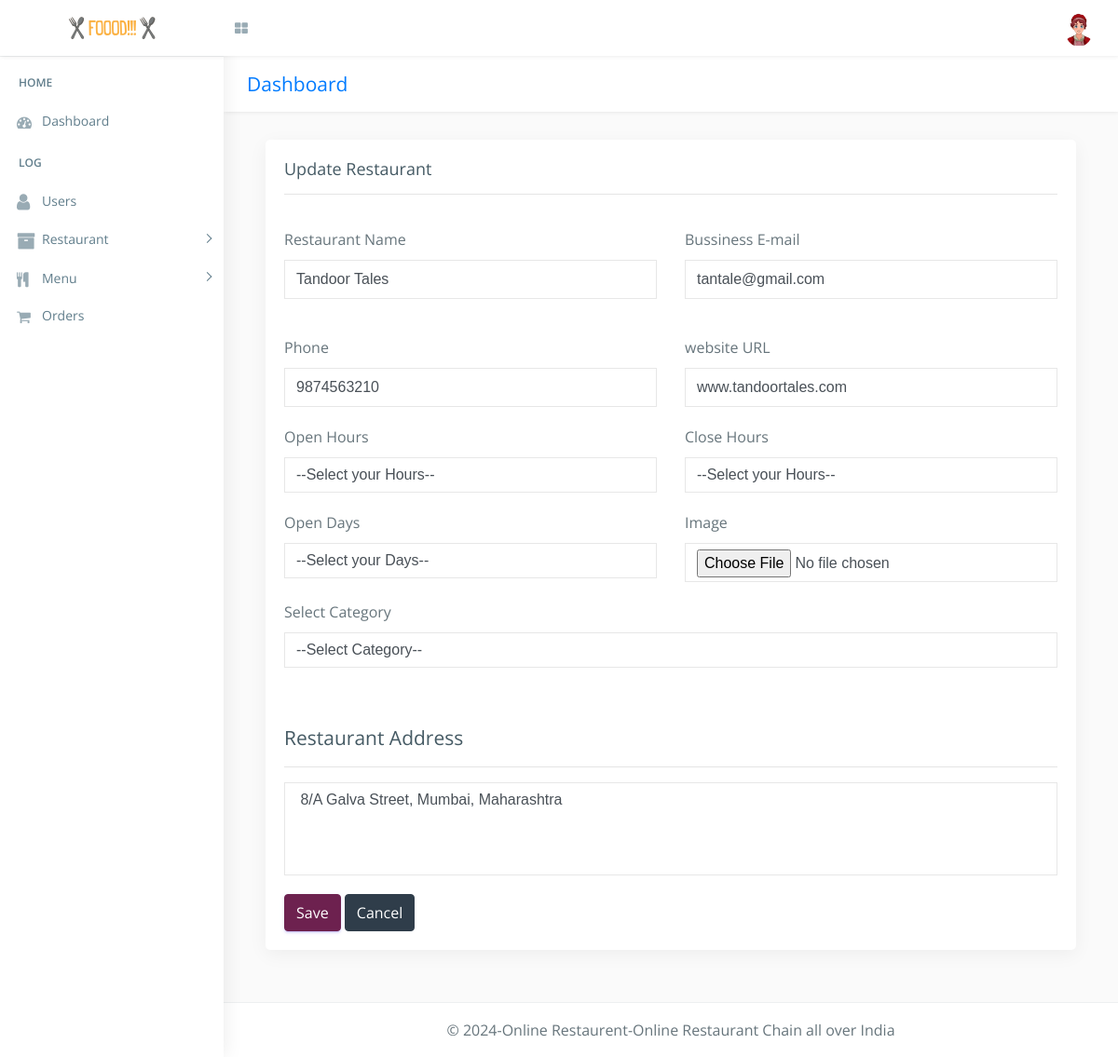
The app's page /admin/update_restaurant.php?res_upd=2 with its own data.
### tables this page shows
CREATE TABLE `restaurant` (
  `rs_id` int NOT NULL,
  `c_id` int NOT NULL,
  `title` varchar(222) NOT NULL,
  `email` varchar(222) NOT NULL,
  `phone` varchar(222) NOT NULL,
  `url` varchar(222) NOT NULL,
  `o_hr` varchar(222) NOT NULL,
  `c_hr` varchar(222) NOT NULL,
  `o_days` varchar(222) NOT NULL,
  `address` text NOT NULL,
  `image` text NOT NULL,
  `date` timestamp NOT NULL DEFAULT CURRENT_TIMESTAMP ON UPDATE CURRENT_TIMESTAMP
);

### admin/update_restaurant.php (the view, shortened to what this page needs)
<!DOCTYPE html>
<html lang="en">
<?php
include("../connection/connect.php");
?>
<head>
    <link href="css/lib/bootstrap/bootstrap.min.css" rel="stylesheet">
    <link href="css/helper.css" rel="stylesheet">
    <link href="css/style.css" rel="stylesheet">
</head>
<body class="fix-header">
    <div id="main-wrapper">
        <div class="header">
            <nav class="navbar top-navbar navbar-expand-md navbar-light">
                <div class="navbar-header">
                    <a class="navbar-brand" href="dashboard.php">
                        <span><img src="images/imgfood_1.png" alt="homepage" class="dark-logo" /></span>
                    </a>
                </div>
                <div class="navbar-collapse">
                    <ul class="navbar-nav mr-auto mt-md-0">
                        <li class="nav-item dropdown mega-dropdown"> <a class="nav-link dropdown-toggle text-muted  "
                                href="#" data-toggle="dropdown" aria-haspopup="true" aria-expanded="false"><i
                                    class="fa fa-th-large"></i></a>
                        </li>
                    </ul>
                    <ul class="navbar-nav my-lg-0">
                        <li class="nav-item dropdown">
                            <a class="nav-link dropdown-toggle text-muted  " href="#" data-toggle="dropdown"
                                aria-haspopup="true" aria-expanded="false"><img src="images/navritimg.png"
                                    alt="user" class="profile-pic" /></a>
                        </li>
                    </ul>
                </div>
            </nav>
        </div>
        <div class="left-sidebar">
            <div class="scroll-sidebar">
                <nav class="sidebar-nav">
                    <ul id="sidebarnav">
                        <li class="nav-devider"></li>
                        <li class="nav-label">Home</li>
                        <li> <a href="dashboard.php"><i class="fa fa-tachometer"></i><span>Dashboard</span></a></li>
                        <li class="nav-label">Log</li>
                        <li> <a href="all_users.php"> <span><i
                                        class="fa fa-user f-s-20 "></i></span><span>Users</span></a></li>
                        <li> <a class="has-arrow  " href="#" aria-expanded="false"><i
                                    class="fa fa-archive f-s-20 color-warning"></i><span
                                    class="hide-menu">Restaurant</span></a>
                        </li>
                        <li> <a class="has-arrow  " href="#" aria-expanded="false"><i class="fa fa-cutlery"
                                    aria-hidden="true"></i><span class="hide-menu">Menu</span></a>
                        </li>
                        <li> <a href="all_orders.php"><i class="fa fa-shopping-cart"
                                    aria-hidden="true"></i><span>Orders</span></a></li>
                    </ul>
                </nav>
            </div>
        </div>
        <div class="page-wrapper">
            <div class="row page-titles">
                <div class="col-md-5 align-self-center">
                    <h3 class="text-primary">Dashboard</h3>
                </div>
            </div>
            <div class="container-fluid">
                <div class="col-lg-12">
                    <div class="card card-outline-primary">
                        <h4 class="m-b-0 ">Update Restaurant</h4>
                        <div class="card-body">
                            <form action='' method='post' enctype="multipart/form-data">
                                <div class="form-body">
                                    <?php $ssql = "select * from restaurant where rs_id='$_GET[res_upd]'";
                                    $res = mysqli_query($db, $ssql);
                                    $row = mysqli_fetch_array($res); ?>
                                    <hr>
                                    <div class="row p-t-20">
                                        <div class="col-md-6">
                                            <div class="form-group">
                                                <label class="control-label">Restaurant Name</label>
                                                <input type="text" name="res_name" value="<?php echo $row['title']; ?>"
                                                    class="form-control" placeholder="John doe">
                                            </div>
                                        </div>
                                        <div class="col-md-6">
                                            <div class="form-group has-danger">
                                                <label class="control-label">Bussiness E-mail</label>
                                                <input type="text" name="email" value="<?php echo $row['email']; ?>"
                                                    class="form-control form-control-danger"
                                                    placeholder="example@gmail.com">
                                            </div>
                                        </div>
                                    </div>
                                    <div class="row p-t-20">
                                        <div class="col-md-6">
                                            <div class="form-group">
                                                <label class="control-label">Phone </label>
                                                <input type="text" name="phone" class="form-control"
                                                    value="<?php echo $row['phone']; ?>" placeholder="1-(555)-555-5555">
                                            </div>
                                        </div>
                                        <div class="col-md-6">
                                            <div class="form-group has-danger">
                                                <label class="control-label">website URL</label>
                                                <input type="text" name="url" class="form-control form-control-danger"
                                                    value="<?php echo $row['url']; ?>" placeholder="http://example.com">
                                            </div>
                                        </div>
                                    </div>
                                    <div class="row">
                                        <div class="col-md-6">
                                            <div class="form-group">
                                                <label class="control-label">Open Hours</label>
                                                <select name="o_hr" class="form-control custom-select"
                                                    data-placeholder="Choose a Category">
                                                    <option>--Select your Hours--</option>
                                                </select>
                                            </div>
                                        </div>
                                        <div class="col-md-6">
                                            <div class="form-group">
                                                <label class="control-label">Close Hours</label>
                                                <select name="c_hr" class="form-control custom-select"
                                                    data-placeholder="Choose a Category">
                                                    <option>--Select your Hours--</option>
                                                </select>
                                            </div>
                                        </div>
                                        <div class="col-md-6">
                                            <div class="form-group">
                                                <label class="control-label">Open Days</label>
                                                <select name="o_days" class="form-control custom-select"
                                                    data-placeholder="Choose a Category" tabindex="1">
                                                    <option>--Select your Days--</option>
                                                </select>
                                            </div>
                                        </div>
                                        <div class="col-md-6">
                                            <div class="form-group has-danger">
                                                <label class="control-label">Image</label>
                                                <input type="file" name="file" id="lastName"
                                                    class="form-control form-control-danger" placeholder="12n">
                                            </div>
                                        </div>
                                        <div class="col-md-12">
                                            <div class="form-group">
                                                <label class="control-label">Select Category</label>
                                                <select name="c_name" class="form-control custom-select"
                                                    data-placeholder="Choose a Category" tabindex="1">
                                                    <option>--Select Category--</option>
                                                </select>
                                            </div>
                                        </div>
                                    </div>
                                    <h3 class="box-title m-t-40">Restaurant Address</h3>
                                    <hr>
                                    <div class="row">
                                        <div class="col-md-12 ">
                                            <div class="form-group">
                                                <textarea name="address" type="text" style="height:100px;"
                                                    class="form-control"> <?php echo $row['address']; ?> </textarea>
                                            </div>
                                        </div>
                                    </div>
                                </div>
                        </div>
                        <div class="form-actions">
                            <input type="submit" name="submit" class="btn btn-primary" value="Save">
                            <a href="all_restaurant.php" class="btn btn-inverse">Cancel</a>
                        </div>
                    </div>
                </div>
            </div>
            <?php include "include/footer.php" ?>
        </div>
    </div>
</body>
</html>

### admin/css/helper.css (style rules this page uses)
.f-s-20 { font-size: 20px !important; }
.m-t-40 { margin-top: 40px !important; }
.m-b-0 { margin-bottom: 0px !important; }
.p-t-20 { padding-top: 20px !important; }

### records on screen
restaurant: res_name "Tandoor Tales", email "tantale@gmail.com", phone "9874563210", url "www.tandoortales.com", address "8/A Galva Street, Mumbai, Maharashtra"
